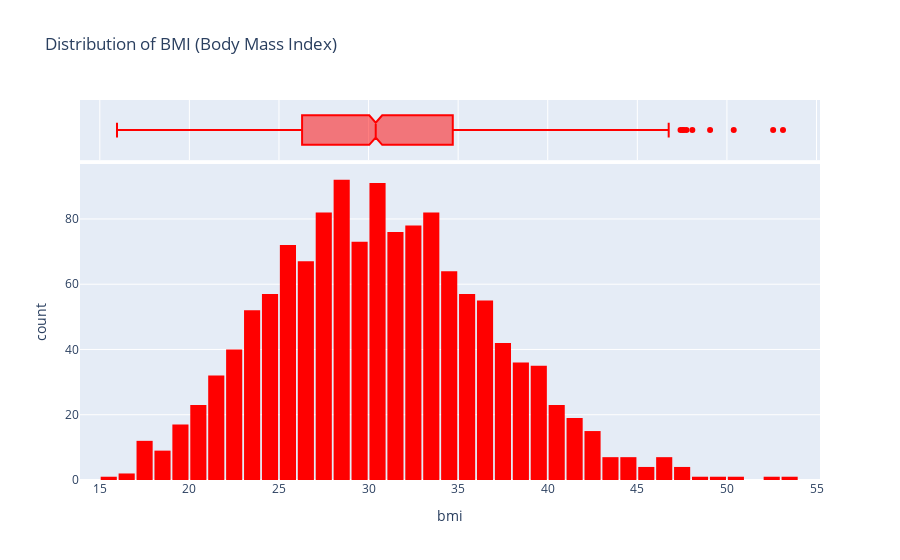

Notebook cell for this chart:
### Markdown cell above
# Section 5 : Body Mass Index

### Code cell
fig = px.histogram(medical_df,
                   x='bmi',
                   marginal='box',
                   color_discrete_sequence=['red'],
                   title='Distribution of BMI (Body Mass Index)')
fig.update_layout(bargap=0.1)
fig.show()

### Figure 1 — Plotly figure (JSON) as saved in the notebook; plotly's stock layout.template omitted (floating-point values rounded to 4 significant figures; data arrays with more than 128 entries replaced by an {"elided": "..."} marker saying what was removed)
{"data": [{"bingroup": "x", "hovertemplate": "bmi=%{x}<br>count=%{y}<extra></extra>", "legendgroup": "", "marker": {"color": "red", "pattern": {"shape": ""}}, "name": "", "orientation": "v", "showlegend": false, "type": "histogram", "x": {"elided": "1338 float values"}, "xaxis": "x", "yaxis": "y"}, {"hovertemplate": "bmi=%{x}<extra></extra>", "legendgroup": "", "marker": {"color": "red"}, "name": "", "notched": true, "showlegend": false, "type": "box", "x": {"elided": "1338 float values"}, "xaxis": "x2", "yaxis": "y2"}], "layout": {"bargap": 0.1, "barmode": "relative", "legend": {"tracegroupgap": 0}, "title": {"text": "Distribution of BMI (Body Mass Index)"}, "xaxis": {"anchor": "y", "domain": [0, 1], "title": {"text": "bmi"}}, "xaxis2": {"anchor": "y2", "domain": [0, 1], "matches": "x", "showgrid": true, "showticklabels": false}, "yaxis": {"anchor": "x", "domain": [0, 0.8316], "title": {"text": "count"}}, "yaxis2": {"anchor": "x2", "domain": [0.8416, 1], "matches": "y2", "showgrid": false, "showline": false, "showticklabels": false, "ticks": ""}}}
